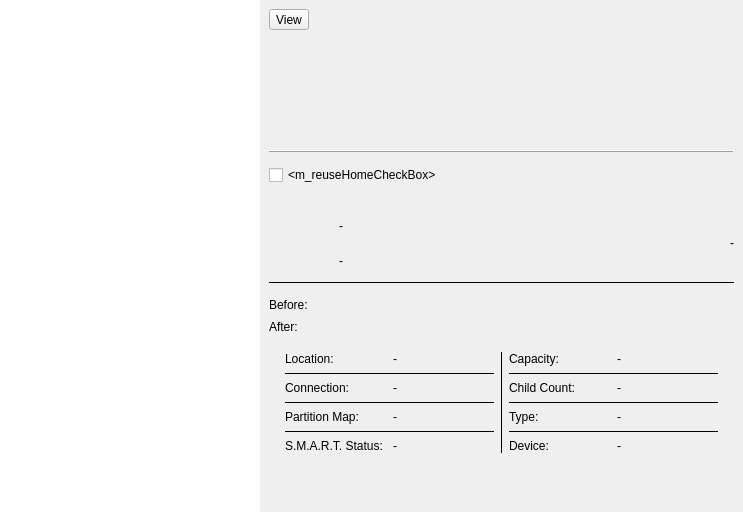
<?xml version="1.0" encoding="UTF-8"?>
<ui version="4.0">
 <author>
SPDX-FileCopyrightText: 2015 Teo Mrnjavac &lt;teo@kde.org&gt;
SPDX-License-Identifier: GPL-3.0-or-later
 </author>
 <class>ChoicePage</class>
 <widget class="QWidget" name="ChoicePage">
  <property name="geometry">
   <rect>
    <x>0</x>
    <y>0</y>
    <width>743</width>
    <height>512</height>
   </rect>
  </property>
  <property name="windowTitle">
   <string notr="true">Form</string>
  </property>
  <layout class="QHBoxLayout" name="m_outerLayout">
   <property name="spacing">
    <number>0</number>
   </property>
   <property name="margin">
    <number>0</number>
   </property>
   <item>
    <widget class="QWidget" name="sidebarPanel" native="true">
     <property name="minimumSize">
      <size>
       <width>180</width>
       <height>0</height>
      </size>
     </property>
     <property name="maximumSize">
      <size>
       <width>260</width>
       <height>16777215</height>
      </size>
     </property>
     <layout class="QVBoxLayout" name="sidebarPanelLayout">
      <property name="spacing">
       <number>0</number>
      </property>
      <property name="margin">
       <number>0</number>
      </property>
      <item>
       <widget class="QTreeView" name="deviceSidebarView">
        <property name="editTriggers">
         <set>QAbstractItemView::NoEditTriggers</set>
        </property>
        <property name="frameShape">
         <enum>QFrame::NoFrame</enum>
        </property>
        <property name="headerHidden">
         <bool>true</bool>
        </property>
        <property name="rootIsDecorated">
         <bool>true</bool>
        </property>
        <property name="indentation">
         <number>14</number>
        </property>
       </widget>
      </item>
     </layout>
    </widget>
   </item>
   <item>
    <widget class="QWidget" name="mainContentWidget" native="true">
     <layout class="QVBoxLayout" name="m_mainLayout" stretch="0,0,1">
      <property name="bottomMargin">
       <number>0</number>
      </property>
      <item>
       <layout class="QHBoxLayout" name="topToolbarLayout">
        <item>
         <widget class="QToolButton" name="viewMenuButton">
          <property name="text">
           <string>View</string>
          </property>
          <property name="popupMode">
           <enum>QToolButton::InstantPopup</enum>
          </property>
          <property name="toolButtonStyle">
           <enum>Qt::ToolButtonTextOnly</enum>
          </property>
         </widget>
        </item>
        <item>
         <spacer name="topToolbarSpacer">
          <property name="orientation">
           <enum>Qt::Horizontal</enum>
          </property>
          <property name="sizeHint" stdset="0">
           <size>
            <width>10</width>
            <height>10</height>
           </size>
          </property>
         </spacer>
        </item>
       </layout>
      </item>
      <item>
       <layout class="QHBoxLayout" name="m_drivesLayout">
        <item>
         <widget class="QLabel" name="m_drivesLabel">
          <property name="toolTip">
           <string notr="true"/>
          </property>
          <property name="text">
           <string notr="true">&lt;m_drivesLabel&gt;</string>
          </property>
         </widget>
        </item>
       </layout>
      </item>
      <item>
       <layout class="QVBoxLayout" name="m_rightLayout" stretch="0,0,0,0,0,0,0,0,0,0,1">
     <item>
      <widget class="QLabel" name="m_messageLabel">
       <property name="toolTip">
        <string notr="true"/>
       </property>
       <property name="text">
        <string notr="true">&lt;m_messageLabel&gt;</string>
       </property>
      </widget>
     </item>
     <item>
      <widget class="QScrollArea" name="m_itemsScrollArea">
       <property name="frameShape">
        <enum>QFrame::NoFrame</enum>
       </property>
       <property name="frameShadow">
        <enum>QFrame::Plain</enum>
       </property>
       <property name="lineWidth">
        <number>0</number>
       </property>
       <property name="widgetResizable">
        <bool>true</bool>
       </property>
       <widget class="QWidget" name="scrollAreaWidgetContents">
        <property name="geometry">
         <rect>
          <x>0</x>
          <y>0</y>
          <width>729</width>
          <height>233</height>
         </rect>
        </property>
        <layout class="QVBoxLayout" name="m_itemsLayout">
         <property name="leftMargin">
          <number>0</number>
         </property>
         <property name="topMargin">
          <number>0</number>
         </property>
         <property name="rightMargin">
          <number>0</number>
         </property>
         <property name="bottomMargin">
          <number>0</number>
         </property>
        </layout>
       </widget>
      </widget>
     </item>
     <item>
      <widget class="QFrame" name="hLine">
       <property name="frameShape">
        <enum>QFrame::HLine</enum>
       </property>
       <property name="frameShadow">
        <enum>QFrame::Raised</enum>
       </property>
      </widget>
     </item>
     <item>
      <widget class="EncryptWidget" name="m_encryptWidget" native="true"/>
     </item>
     <item>
      <widget class="QCheckBox" name="m_reuseHomeCheckBox">
       <property name="text">
        <string notr="true">&lt;m_reuseHomeCheckBox&gt;</string>
       </property>
      </widget>
     </item>
     <item>
      <widget class="QLabel" name="m_selectLabel">
       <property name="text">
        <string notr="true"/>
       </property>
      </widget>
     </item>
     <item>
      <layout class="QHBoxLayout" name="diskHeaderLayout">
       <item>
        <widget class="QLabel" name="diskHeaderIcon">
         <property name="minimumSize">
          <size>
           <width>64</width>
           <height>64</height>
          </size>
         </property>
         <property name="maximumSize">
          <size>
           <width>64</width>
           <height>64</height>
          </size>
         </property>
        </widget>
       </item>
       <item>
        <layout class="QVBoxLayout" name="diskHeaderTextLayout">
         <item>
          <widget class="QLabel" name="diskHeaderTitle">
           <property name="text">
            <string notr="true">-</string>
           </property>
          </widget>
         </item>
         <item>
          <widget class="QLabel" name="diskHeaderSubtitle">
           <property name="text">
            <string notr="true">-</string>
           </property>
          </widget>
         </item>
        </layout>
       </item>
       <item>
        <spacer name="diskHeaderSpacer">
         <property name="orientation">
          <enum>Qt::Horizontal</enum>
         </property>
         <property name="sizeHint" stdset="0">
          <size>
           <width>20</width>
           <height>20</height>
          </size>
         </property>
        </spacer>
       </item>
       <item>
        <widget class="QLabel" name="diskHeaderCapacityBadge">
         <property name="text">
          <string notr="true">-</string>
         </property>
        </widget>
       </item>
      </layout>
     </item>
     <item>
      <widget class="QFrame" name="diskHeaderSeparator">
       <property name="frameShape">
        <enum>QFrame::HLine</enum>
       </property>
       <property name="frameShadow">
        <enum>QFrame::Plain</enum>
       </property>
      </widget>
     </item>
     <item>
      <layout class="QGridLayout" name="beforeAfterGridLayout">
       <property name="verticalSpacing">
        <number>0</number>
       </property>
       <item row="2" column="0">
        <layout class="QVBoxLayout" name="verticalLayout_2">
         <property name="spacing">
          <number>0</number>
         </property>
         <item>
          <spacer name="verticalSpacer_2">
           <property name="orientation">
            <enum>Qt::Vertical</enum>
           </property>
           <property name="sizeType">
            <enum>QSizePolicy::Fixed</enum>
           </property>
           <property name="sizeHint" stdset="0">
            <size>
             <width>20</width>
             <height>8</height>
            </size>
           </property>
          </spacer>
         </item>
         <item>
          <widget class="QLabel" name="m_previewAfterLabel">
           <property name="text">
            <string notr="true">After:</string>
           </property>
           <property name="alignment">
            <set>Qt::AlignLeading|Qt::AlignLeft|Qt::AlignTop</set>
           </property>
          </widget>
         </item>
        </layout>
       </item>
       <item row="0" column="0">
        <layout class="QVBoxLayout" name="verticalLayout">
         <property name="spacing">
          <number>0</number>
         </property>
         <item>
          <spacer name="verticalSpacer">
           <property name="orientation">
            <enum>Qt::Vertical</enum>
           </property>
           <property name="sizeType">
            <enum>QSizePolicy::Fixed</enum>
           </property>
           <property name="sizeHint" stdset="0">
            <size>
             <width>20</width>
             <height>8</height>
            </size>
           </property>
          </spacer>
         </item>
         <item>
          <widget class="QLabel" name="m_previewBeforeLabel">
           <property name="text">
            <string notr="true">Before:</string>
           </property>
           <property name="alignment">
            <set>Qt::AlignLeading|Qt::AlignLeft|Qt::AlignTop</set>
           </property>
          </widget>
         </item>
        </layout>
       </item>
       <item row="0" column="1">
        <widget class="QWidget" name="m_previewBeforeFrame" native="true">
         <property name="sizePolicy">
          <sizepolicy hsizetype="Expanding" vsizetype="Preferred">
           <horstretch>0</horstretch>
           <verstretch>0</verstretch>
          </sizepolicy>
         </property>
        </widget>
       </item>
       <item row="2" column="1">
        <widget class="QWidget" name="m_previewAfterFrame" native="true">
         <property name="sizePolicy">
          <sizepolicy hsizetype="Expanding" vsizetype="Preferred">
           <horstretch>0</horstretch>
           <verstretch>0</verstretch>
          </sizepolicy>
         </property>
        </widget>
       </item>
      </layout>
     </item>
     <item>
      <widget class="QWidget" name="diskInfoPanel" native="true">
       <layout class="QGridLayout" name="diskInfoGrid">
        <property name="leftMargin">
         <number>16</number>
        </property>
        <property name="topMargin">
         <number>12</number>
        </property>
        <property name="rightMargin">
         <number>16</number>
        </property>
        <property name="bottomMargin">
         <number>12</number>
        </property>
        <item row="0" column="2" rowspan="7">
         <widget class="QFrame" name="diskInfoVSeparator">
          <property name="frameShape">
           <enum>QFrame::VLine</enum>
          </property>
          <property name="frameShadow">
           <enum>QFrame::Plain</enum>
          </property>
         </widget>
        </item>
        <item row="0" column="0">
         <widget class="QLabel" name="label_location">
          <property name="text">
           <string>Location:</string>
          </property>
         </widget>
        </item>
        <item row="0" column="1">
         <widget class="QLabel" name="locationValueLabel">
          <property name="text">
           <string notr="true">-</string>
          </property>
         </widget>
        </item>
        <item row="0" column="3">
         <widget class="QLabel" name="label_capacity">
          <property name="text">
           <string>Capacity:</string>
          </property>
         </widget>
        </item>
        <item row="0" column="4">
         <widget class="QLabel" name="capacityValueLabel">
          <property name="text">
           <string notr="true">-</string>
          </property>
         </widget>
        </item>
        <item row="1" column="0" colspan="2">
         <widget class="QFrame" name="diskInfoHSeparator1Left">
          <property name="frameShape">
           <enum>QFrame::HLine</enum>
          </property>
          <property name="frameShadow">
           <enum>QFrame::Plain</enum>
          </property>
         </widget>
        </item>
        <item row="1" column="3" colspan="2">
         <widget class="QFrame" name="diskInfoHSeparator1Right">
          <property name="frameShape">
           <enum>QFrame::HLine</enum>
          </property>
          <property name="frameShadow">
           <enum>QFrame::Plain</enum>
          </property>
         </widget>
        </item>
        <item row="2" column="0">
         <widget class="QLabel" name="label_connection">
          <property name="text">
           <string>Connection:</string>
          </property>
         </widget>
        </item>
        <item row="2" column="1">
         <widget class="QLabel" name="connectionValueLabel">
          <property name="text">
           <string notr="true">-</string>
          </property>
         </widget>
        </item>
        <item row="2" column="3">
         <widget class="QLabel" name="label_child_count">
          <property name="text">
           <string>Child Count:</string>
          </property>
         </widget>
        </item>
        <item row="2" column="4">
         <widget class="QLabel" name="childCountValueLabel">
          <property name="text">
           <string notr="true">-</string>
          </property>
         </widget>
        </item>
        <item row="3" column="0" colspan="2">
         <widget class="QFrame" name="diskInfoHSeparator2Left">
          <property name="frameShape">
           <enum>QFrame::HLine</enum>
          </property>
          <property name="frameShadow">
           <enum>QFrame::Plain</enum>
          </property>
         </widget>
        </item>
        <item row="3" column="3" colspan="2">
         <widget class="QFrame" name="diskInfoHSeparator2Right">
          <property name="frameShape">
           <enum>QFrame::HLine</enum>
          </property>
          <property name="frameShadow">
           <enum>QFrame::Plain</enum>
          </property>
         </widget>
        </item>
        <item row="4" column="0">
         <widget class="QLabel" name="label_partition_map">
          <property name="text">
           <string>Partition Map:</string>
          </property>
         </widget>
        </item>
        <item row="4" column="1">
         <widget class="QLabel" name="partitionMapValueLabel">
          <property name="text">
           <string notr="true">-</string>
          </property>
         </widget>
        </item>
        <item row="4" column="3">
         <widget class="QLabel" name="label_type">
          <property name="text">
           <string>Type:</string>
          </property>
         </widget>
        </item>
        <item row="4" column="4">
         <widget class="QLabel" name="typeValueLabel">
          <property name="text">
           <string notr="true">-</string>
          </property>
         </widget>
        </item>
        <item row="5" column="0" colspan="2">
         <widget class="QFrame" name="diskInfoHSeparator3Left">
          <property name="frameShape">
           <enum>QFrame::HLine</enum>
          </property>
          <property name="frameShadow">
           <enum>QFrame::Plain</enum>
          </property>
         </widget>
        </item>
        <item row="5" column="3" colspan="2">
         <widget class="QFrame" name="diskInfoHSeparator3Right">
          <property name="frameShape">
           <enum>QFrame::HLine</enum>
          </property>
          <property name="frameShadow">
           <enum>QFrame::Plain</enum>
          </property>
         </widget>
        </item>
        <item row="6" column="0">
         <widget class="QLabel" name="label_smart">
          <property name="text">
           <string>S.M.A.R.T. Status:</string>
          </property>
         </widget>
        </item>
        <item row="6" column="1">
         <widget class="QLabel" name="smartValueLabel">
          <property name="text">
           <string notr="true">-</string>
          </property>
         </widget>
        </item>
        <item row="6" column="3">
         <widget class="QLabel" name="label_device">
          <property name="text">
           <string>Device:</string>
          </property>
         </widget>
        </item>
        <item row="6" column="4">
         <widget class="QLabel" name="deviceValueLabel">
          <property name="text">
           <string notr="true">-</string>
          </property>
         </widget>
        </item>
       </layout>
      </widget>
     </item>
     <item>
      <spacer name="rightLayoutTrailingSpacer">
       <property name="orientation">
        <enum>Qt::Vertical</enum>
       </property>
       <property name="sizeHint" stdset="0">
        <size>
         <width>20</width>
         <height>20</height>
        </size>
       </property>
      </spacer>
     </item>
    </layout>
   </item>
  </layout>
 </widget>
   </item>
  </layout>
 </widget>
 <customwidgets>
  <customwidget>
   <class>EncryptWidget</class>
   <extends>QWidget</extends>
   <header>gui/EncryptWidget.h</header>
   <container>1</container>
  </customwidget>
 </customwidgets>
 <resources/>
 <connections/>
</ui>
